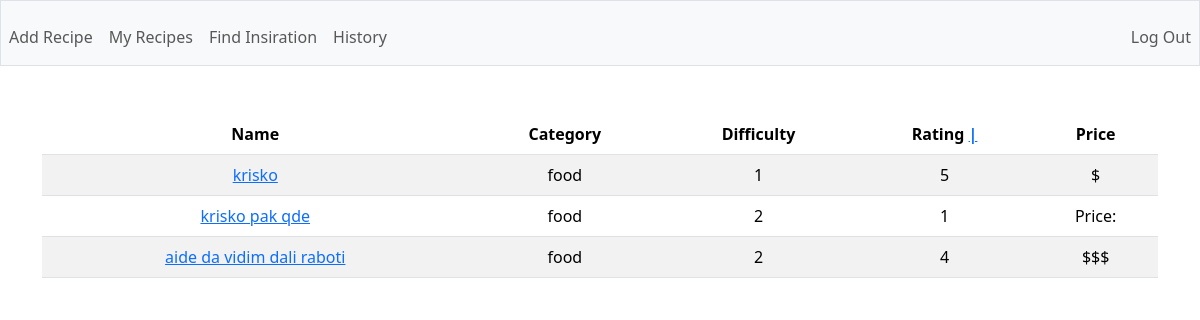
The page / (signed in) on the database its author committed.
### tables this page shows
CREATE TABLE recipes (
        id INTEGER PRIMARY KEY AUTOINCREMENT,
        user_id INTEGER,
        name TEXT NOT NULL,
        description TEXT,
        total_time INTEGER,
        category TEXT,
        instructions TEXT,
        difficulty INTEGER,
        rating INTEGER,
        price TEXT,
        last_cooked DATE,
        FOREIGN KEY(user_id) REFERENCES users(id)
    );

### app.py (the view)
@app.route('/')
@login_required
def home():
    rows = g.c.execute('SELECT id, name, category, difficulty, rating, price  FROM recipes WHERE user_id = ?', (session['user_id'],)).fetchall()
    return render_template('index.html', rows=rows)

### app.py (called while the page is built)
@app.before_request
def before_request():
    g.db = sqlite3.connect('database.db')
    g.c = g.db.cursor()

@app.teardown_request
def teardown_request(exception):
    db = getattr(g, 'db', None)
    if db is not None:
        db.close()

@app.after_request
def after_request(response):
    response.headers['Cache-Control'] = 'no-cache, no-store, must-revalidate'
    response.headers['Pragma'] = 'no-cache'
    response.headers['Expires'] = '0'
    return response

### helpers.py (called while the page is built)
def login_required(f):
    @wraps(f)
    def decorated_function(*args, **kwargs):
        if session.get('user_id') is None:
            return redirect('/login')
        return f(*args, **kwargs)
    return decorated_function

### templates/index.html
{% extends "layout.html" %} {% block title %} Log In {% endblock %} {% block
main %}
<table class="table table-striped">
  <thead>
    <tr>
      <th scope="col">Name</th>
      <th scope="col">Category</th>
      <th scope="col">Difficulty</th>
      <th scope="col">
        Rating <a href="{{ url_for('sort', column='rating')}}">|</a>
      </th>
      <th scope="col">Price</th>
    </tr>
  </thead>
  <tbody>
    {% for row in rows: %}
    <tr>
      <td><a href="/recipe/{{ row[0] }}">{{ row[1] }}</a></td>
      <td>{{ row[2] }}</td>
      <td>{{ row[3] }}</td>
      <td>{{ row[4] }}</td>
      <td>{{ row[5] }}</td>
    </tr>
    {% endfor %}
  </tbody>
</table>
{% endblock %}

### rows shown on the page
recipes: name "krisko", category "food", difficulty "1", rating "5", price "$"
recipes: name "krisko pak qde", category "food", difficulty "2", rating "1", price "Price:"
recipes: name "aide da vidim dali raboti", category "food", difficulty "2", rating "4", price "$$$"
